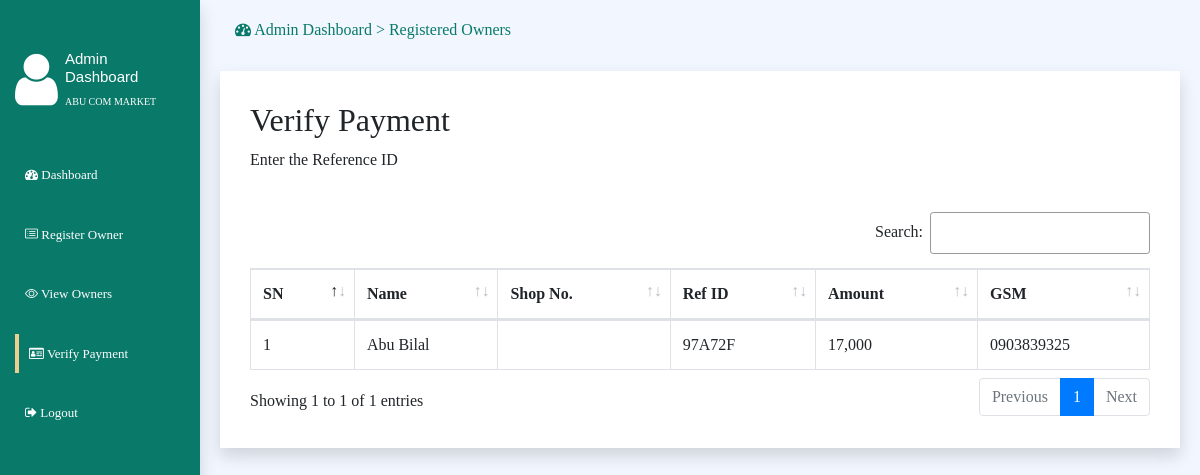
The app's page /backend/verify.php with its own data.
### tables this page shows
CREATE TABLE IF NOT EXISTS `payment` (
  `id` int(11) NOT NULL AUTO_INCREMENT,
  `refid` varchar(200) NOT NULL,
  `email` varchar(200) NOT NULL,
  `name` varchar(200) NOT NULL,
  `gsm` varchar(200) NOT NULL,
  `amount` varchar(200) NOT NULL,
  `date_paid` timestamp(6) NOT NULL DEFAULT CURRENT_TIMESTAMP(6),
  PRIMARY KEY (`id`)
);

### backend/verify.php (the view, shortened to what this page needs)
<?php
include "../include/server.php";
?>
<!DOCTYPE html>
<html>
<head>
    <link rel="stylesheet" type="text/css" href="../css/style.css">
    <link rel="stylesheet" type="text/css" href="../bootstrap/css/bootstrap.min.css">
    <link rel="stylesheet" type="text/css" href="../bootstrap-icons/bootstrap-icons.css">
    <link rel="stylesheet" href="../dist/css/iziToast.min.css">
    <link href="../lib/owlcarousel/assets/owl.carousel.min.css" rel="stylesheet">
    <link href="../lib/animate/animate.min.css" rel="stylesheet">
     <link href="../lib/font-awesome/css/font-awesome.min.css" rel="stylesheet">
    <link rel="stylesheet" href="../css/dismissible.css">
<link href="assets/css/app.min.css" id="app-style" rel="stylesheet" type="text/css" />
<link href="assets/libs/datatables.net-bs4/css/dataTables.bootstrap4.min.css" rel="stylesheet" type="text/css" />
    <link href="assets/libs/datatables.net-buttons-bs4/css/buttons.bootstrap4.min.css" rel="stylesheet" type="text/css" />
<link href="assets/libs/select2/css/select2.min.css" rel="stylesheet" type="text/css" />
</head>
<body>
<div class="container-fluid h-100" id="dashboard">
            <div class="row h-100">
                <div class="col-md-2 shadow">
                    <div class="left-bar">
                        <div class="row">
                            <div class="col-md-3">
                                <h6><span class="fa fa-user"></span></h6>
                            </div>
                            <div class="col-md-9">
                                <h6>Admin Dashboard</h6>
                                <p style="color:#fff;font-size: 10px;">ABU COM MARKET</p>
                            </div>
                        </div>
                        <div class="nav-list">
                            <ul>
                                <li><a href="dashboard.php"><span class="fa fa-dashboard"></span> Dashboard</a></li>
                                <li><a href="register.php"><span class="bi bi-card-list"></span> Register Owner</a></li>
                                <li><a href="view.php" ><span class="bi bi-eye"></span> View Owners</a></li>
                                <li><a href="verify.php" class="active"><span class="fa fa-drivers-license-o"></span> Verify Payment</a></li>
                                <li><a href="../index.php"><span class="fa fa-sign-out"></span> Logout</a></li>
                            </ul>
                        </div>
                    </div>
                </div>
                <div class="col-md-10">
                    <div class="main">
                       <h6><span class="fa fa-dashboard"></span> Admin Dashboard > Registered Owners</h6>
                    <br>
                    <div class="row">
                            <div class="container shadow" style="padding: 30px;background-color: #fff;">
                        <h2> Verify Payment</h2>
                        <p>Enter the Reference ID</p>
                        <br>
                     <table id="datatable-buttons" class="table table-bordered dt-responsive nowrap w-100">
              <thead>
  <tr>
        <th>SN</th>
        <th>Name</th>
        <th>Shop No.</th>
       <th>Ref ID</th>
       <th>Amount</th>
       <th>GSM</th>
  </tr>
  </thead>
  <?php
  $sn=1;
  $psql = mysqli_query($dbcon,"SELECT * FROM payment ORDER BY id DESC");
  while($prop = mysqli_fetch_array($psql)){ ?>
  <tr>
     <td><?php echo $sn++; ?></td>
    <td><?php echo $prop['name']; ?></td>
    <td><?php echo $prop['shopnumber']; ?></td>
     <td><?php echo $prop['refid']; ?></td>
      <td><?php echo number_format($prop['amount']); ?></td>
       <td><?php echo $prop['gsm']; ?></td>
  </tr>
  <?php } ?>
</table>
                </div>
                </div>
            </div>
        </div>
</body>
</html>

### css/style.css (style rules this page uses)
* { margin: 0; padding: 0; font-family: Mont; }
#dashboard .left-bar .col-md-3 span { font-size: 60px; color: #fff; }
#dashboard .left-bar .col-md-9 h6 { font-size: 15px; color: #fff; }
#dashboard .col-md-2 { background-color: #097969; }
#dashboard .left-bar h6 { font-family: "Bold",sans-serif; margin-top: 50px; }
#dashboard .nav-list { margin-top: 30px; }
#dashboard .nav-list ul { list-style: none; }
#dashboard .nav-list li { margin-bottom: 20px; }
#dashboard .nav-list li a { display: block; text-decoration: none; padding: 10px; color: #fff; font-size: 13px; }
#dashboard .nav-list li .active { border-left: 4px solid #ecce8e; color: #fff; }
#dashboard .main { padding: 20px; }
#dashboard .main h6 { color: #097969; }

### css/dismissible.css (style rules this page uses)
:root { --dismissible-animation-overshoot: 10%; --dismissible-animation-duration: 0.6s; --dismissible-animation-timing-function: ease-in-out; --dismissible-background-error: #ed1c24; --dismissible-color-error: #fff; --dismissible-background-success: #10c15c; --dismissible-color-success: #fff; --dismissible-background-info: #0b22e2; --dismissible-color-info: #fff; --dismissible-box-shadow: 0 2px 2px 2px rgba(0, 0, 0, 0.12); }

### backend/verify.php (style rules this page uses)
html,body { box-sizing: border-box; height: 100%; background-color: #f2f7ff; }

### records on screen
payment: name "Abu Bilal", refid "97A72F", amount "17,000", gsm "0903839325"
